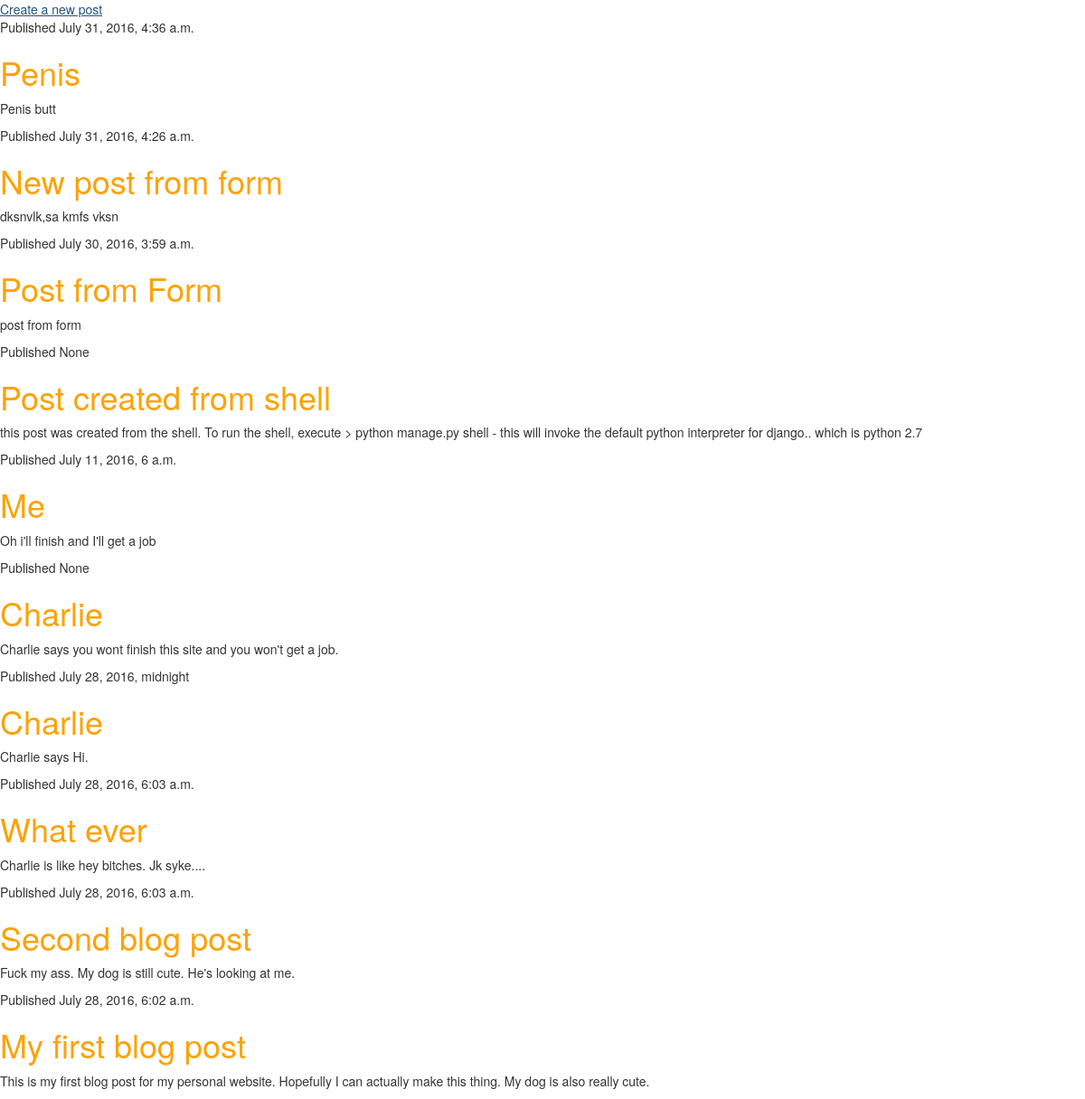
The page / on the database its author committed.
### blog/models.py (models this page shows, shortened)
class Post(models.Model):
    author = models.ForeignKey('auth.User')
    title = models.CharField(max_length=255)
    text = models.TextField()
    created_date = models.DateTimeField(
        default=timezone.now)
    published_date = models.DateTimeField(
        blank=True, null=True)

### blog/views.py (the view)
# urls.py: url(r'^$' , views.post_list, name = 'post_list'),
def post_list(request):
    posts = Post.objects.all().order_by('-created_date')
    return render(request, 'blog/post_list.html', {'posts': posts})

### blog/templates/blog/post_list.html
{% extends 'blog/base.html' %}
{% block content %}
	{% for post in posts %}
		<div>
		<p> Published {{ post.published_date }} </p>
		<h1> <a href="{% url 'post_detail' pk=post.pk %}"> {{ post.title }}</a></h1>
		<p> {{ post.text|linebreaksbr }} </p>
		</div>
	{% endfor %}
{% endblock %}

### blog/templates/blog/base.html (shortened to what this page needs)
{% load staticfiles %}
<!DOCTYPE html>
<html>
<head>
<link rel="stylesheet" href="//maxcdn.bootstrapcdn.com/bootstrap/3.2.0/css/bootstrap.min.css">
<link rel="stylesheet" href="//maxcdn.bootstrapcdn.com/bootstrap/3.2.0/css/bootstrap-theme.min.css">
<link rel="stylesheet" type="text/css" href="{% static 'css/blog.css'%}">
</head>
<body>
 <a href="{% url 'post_new' %}"> Create a new post </a>
 {% block content %}
 {% endblock %}
</body>
</html>

### blog/static/css/blog.css (style rules this page uses)
h1 a { color:#FCA205; }

### rows shown on the page
Post: published_date "July 31, 2016, 4:36 a.m.", title "Penis", text "Penis butt"
Post: published_date "July 31, 2016, 4:26 a.m.", title "New post from form", text "dksnvlk,sa kmfs vksn"
Post: published_date "July 30, 2016, 3:59 a.m.", title "Post from Form", text "post from form"
Post: published_date "None", title "Post created from shell", text "this post was created from the shell. To run the shell, execute > python manage.py shell - this will invoke the default python interpreter for django.. which is python 2.7"
Post: published_date "July 11, 2016, 6 a.m.", title "Me", text "Oh i'll finish and I'll get a job"
Post: published_date "None", title "Charlie", text "Charlie says you wont finish this site and you won't get a job."
Post: published_date "July 28, 2016, midnight", title "Charlie", text "Charlie says Hi."
Post: published_date "July 28, 2016, 6:03 a.m.", title "What ever", text "Charlie is like hey bitches. Jk syke...."
Post: published_date "July 28, 2016, 6:03 a.m.", title "Second blog post", text "Fuck my ass. My dog is still cute. He's looking at me."
Post: published_date "July 28, 2016, 6:02 a.m.", title "My first blog post", text "This is my first blog post for my personal website. Hopefully I can actually make this thing. My dog is also really cute."
